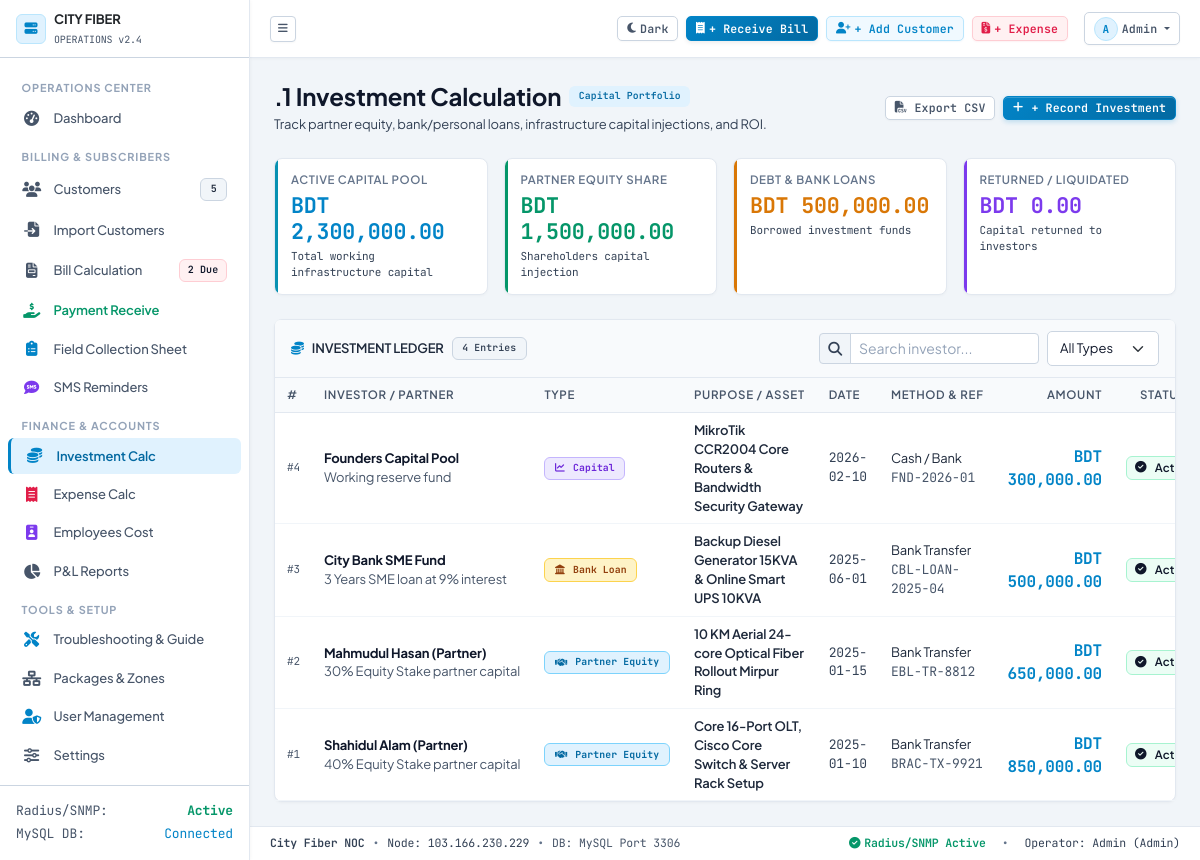
Screenshot of /investments.php (signed in) with the database file from the repository.
### tables this page shows
CREATE TABLE IF NOT EXISTS settings (
    id INT PRIMARY KEY,
    company_name VARCHAR(150) NOT NULL DEFAULT 'City Fiber',
    company_tagline VARCHAR(255) DEFAULT 'High-Speed Optical Broadband Network',
    phone VARCHAR(50) DEFAULT '+880 1700-000000',
    email VARCHAR(100) DEFAULT 'noc@cityfiber.bd',
    address TEXT,
    currency_symbol VARCHAR(10) DEFAULT 'BDT',
    currency_code VARCHAR(10) DEFAULT 'BDT',
    bill_due_day INT DEFAULT 10,
    updated_at TIMESTAMP DEFAULT CURRENT_TIMESTAMP ON UPDATE CURRENT_TIMESTAMP
);

CREATE TABLE IF NOT EXISTS investments (
    id INT AUTO_INCREMENT PRIMARY KEY,
    investor_name VARCHAR(150) NOT NULL,
    investment_type ENUM('Capital', 'Partner Equity', 'Bank Loan', 'Personal Loan', 'Other') DEFAULT 'Capital',
    amount DECIMAL(12,2) NOT NULL,
    investment_date DATE NOT NULL,
    payment_mode VARCHAR(50) DEFAULT 'Bank Transfer',
    reference_no VARCHAR(100),
    purpose VARCHAR(255) NOT NULL,
    status ENUM('Active', 'Returned', 'Liquidated') DEFAULT 'Active',
    notes TEXT,
    created_at TIMESTAMP DEFAULT CURRENT_TIMESTAMP,
    INDEX (investment_date)
);

### investments.php (the view, shortened to what the rows shown need)
<?php
require_once __DIR__ . '/config/auth.php';
$sql = "SELECT * FROM investments WHERE 1=1";
$params = [];
$sql .= " ORDER BY investment_date DESC, id DESC";
$stmt = $pdo->prepare($sql);
$stmt->execute($params);
$investments = $stmt->fetchAll();
require_once __DIR__ . '/includes/header.php';
?>
<div class="card card-noc">
    <div class="card-body p-0">
        <div class="table-responsive">
            <table class="table table-noc align-middle" id="investmentsTable">
                <thead>
                    <tr>
                        <th>#</th>
                        <th>Investor / Partner</th>
                        <th>Type</th>
                        <th>Purpose / Asset</th>
                        <th>Date</th>
                        <th>Method & Ref</th>
                        <th class="text-end">Amount</th>
                        <th class="text-center">Status</th>
                    </tr>
                </thead>
                <tbody>
                    <?php if (empty($investments)): ?>
                        <tr>
                            <td colspan="9" class="text-center py-4 text-slate-500 font-mono">No investment records found.</td>
                        </tr>
                    <?php else: ?>
                        <?php foreach ($investments as $inv): ?>
                            <tr>
                                <td class="font-mono text-slate-500" style="font-size:11px;">#<?= $inv['id'] ?></td>
                                <td>
                                    <div class="fw-bold text-slate-200"><?= htmlspecialchars($inv['investor_name']) ?></div>
                                    <?php if (!empty($inv['notes'])): ?>
                                        <div class="text-slate-500 text-xs text-truncate" style="max-width: 200px;"><?= htmlspecialchars($inv['notes']) ?></div>
                                    <?php endif; ?>
                                </td>
                                <td>
                                    <?php
                                    $inv_type = $inv['investment_type'];
                                    $inv_badge = 'badge-investment-partner';
                                    $inv_icon = 'fa-handshake';
                                    if (stripos($inv_type, 'loan') !== false) {
                                        $inv_badge = 'badge-investment-loan';
                                        $inv_icon = 'fa-landmark';
                                    } elseif (stripos($inv_type, 'capital') !== false) {
                                        $inv_badge = 'badge-investment-capital';
                                        $inv_icon = 'fa-chart-line';
                                    }
                                    ?>
                                    <span class="badge <?= $inv_badge ?> font-mono text-xs">
                                        <i class="fa-solid <?= $inv_icon ?> me-1"></i><?= htmlspecialchars($inv_type) ?>
                                    </span>
                                </td>
                                <td>
                                    <div class="text-slate-300 text-xs fw-semibold"><?= htmlspecialchars($inv['purpose']) ?></div>
                                </td>
                                <td class="font-mono text-slate-400 text-xs"><?= htmlspecialchars($inv['investment_date']) ?></td>
                                <td>
                                    <div class="text-slate-300 text-xs"><?= htmlspecialchars($inv['payment_mode']) ?></div>
                                    <?php if (!empty($inv['reference_no'])): ?>
                                        <span class="font-mono text-slate-500 text-xs"><?= htmlspecialchars($inv['reference_no']) ?></span>
                                    <?php endif; ?>
                                </td>
                                <td class="text-end font-mono fw-bold text-cyan-400 fs-6">
                                    <?= format_money($inv['amount']) ?>
                                </td>
                                <td class="text-center">
                                    <?php if ($inv['status'] === 'Active'): ?>
                                        <span class="badge badge-active"><i class="fa-solid fa-circle-check me-1"></i> Active</span>
                                    <?php else: ?>
                                        <span class="badge badge-suspended">Returned</span>
                                    <?php endif; ?>
                                </td>
                            </tr>
                        <?php endforeach; ?>
                    <?php endif; ?>
                </tbody>
            </table>
        </div>
    </div>
</div>
<?php require_once __DIR__ . '/includes/footer.php'; ?>

### includes/sidebar.php (shortened to what the rows shown need)
<aside class="app-sidebar" id="appSidebar">
    <div class="d-flex align-items-center justify-content-between px-3 py-3 border-bottom border-slate-800" style="height: 58px;">
        <a href="index.php" class="d-flex align-items-center gap-2 text-decoration-none">
            <div class="sidebar-header-text">
                <span class="fw-bold text-dark font-sans text-xs tracking-wide d-block"><?= htmlspecialchars(strtoupper($app_settings['company_name'] ?? 'CITY FIBER')) ?></span>
                <span class="text-slate-500 font-mono" style="font-size: 10px;">OPERATIONS v2.4</span>
            </div>
        </a>
    </div>
</aside>

### includes/footer.php (shortened to what the rows shown need)
<?php
global $pdo, $app_settings, $user_data, $global_flash;
$mysql_port = '3306';
if ($pdo instanceof PDO) {
    try {
        $mysql_port = $pdo->query("SELECT @@port")->fetchColumn() ?: '3306';
    } catch (Exception $e) {}
}
?>
    </main>
    <footer class="app-footer d-flex flex-column flex-sm-row align-items-center justify-content-between gap-2">
        <div class="d-flex align-items-center gap-2">
            <span class="text-slate-400 fw-semibold"><?= htmlspecialchars($app_settings['company_name'] ?? 'City Fiber') ?> NOC</span>
            <span>•</span>
            <span class="text-slate-400">Node: 103.166.230.229</span>
            <span>•</span>
            <span class="text-slate-500">DB: MySQL Port <?= htmlspecialchars($mysql_port) ?></span>
        </div>
    </footer>
</div>
</div>
</body>
</html>

### rows the page displays
settings: company_name "CITY FIBER", company_name "City Fiber"
investments: id "4", investor_name "Founders Capital Pool", notes "Working reserve fund", investment_type "Capital", purpose "MikroTik CCR2004 Core Routers & Bandwidth Security Gateway", investment_date "2026-02-10", payment_mode "Cash / Bank", reference_no "FND-2026-01", amount.currency_symbol "BDT 300,000.00", status "Active" (drawn)
investments: id "3", investor_name "City Bank SME Fund", notes "3 Years SME loan at 9% interest", investment_type "Bank Loan", purpose "Backup Diesel Generator 15KVA & Online Smart UPS 10KVA", investment_date "2025-06-01", payment_mode "Bank Transfer", reference_no "CBL-LOAN-2025-04", amount.currency_symbol "BDT 500,000.00", status "Active" (drawn)
investments: id "2", investor_name "Mahmudul Hasan (Partner)", notes "30% Equity Stake partner capital", investment_type "Partner Equity", purpose "10 KM Aerial 24-core Optical Fiber Rollout Mirpur Ring", investment_date "2025-01-15", payment_mode "Bank Transfer", reference_no "EBL-TR-8812", amount.currency_symbol "BDT 650,000.00", status "Active" (drawn)
investments: id "1", investor_name "Shahidul Alam (Partner)", notes "40% Equity Stake partner capital", investment_type "Partner Equity", purpose "Core 16-Port OLT, Cisco Core Switch & Server Rack Setup", investment_date "2025-01-10", payment_mode "Bank Transfer", reference_no "BRAC-TX-9921", amount.currency_symbol "BDT 850,000.00", status "Active" (drawn)

### other values shown
$active_customers_count "5"
$due_bills_count "2"
substr($user_data['username'], 0, 1) "A"
$user_data['username'] "Admin"
format_money($total_capital) "BDT 2,300,000.00"
format_money($partner_equity) "BDT 1,500,000.00"
format_money($loans) "BDT 500,000.00"
format_money($returned) "BDT 0.00"
count($investments) "4"
$mysql_port "3306"
$user_data['role'] "Admin"
